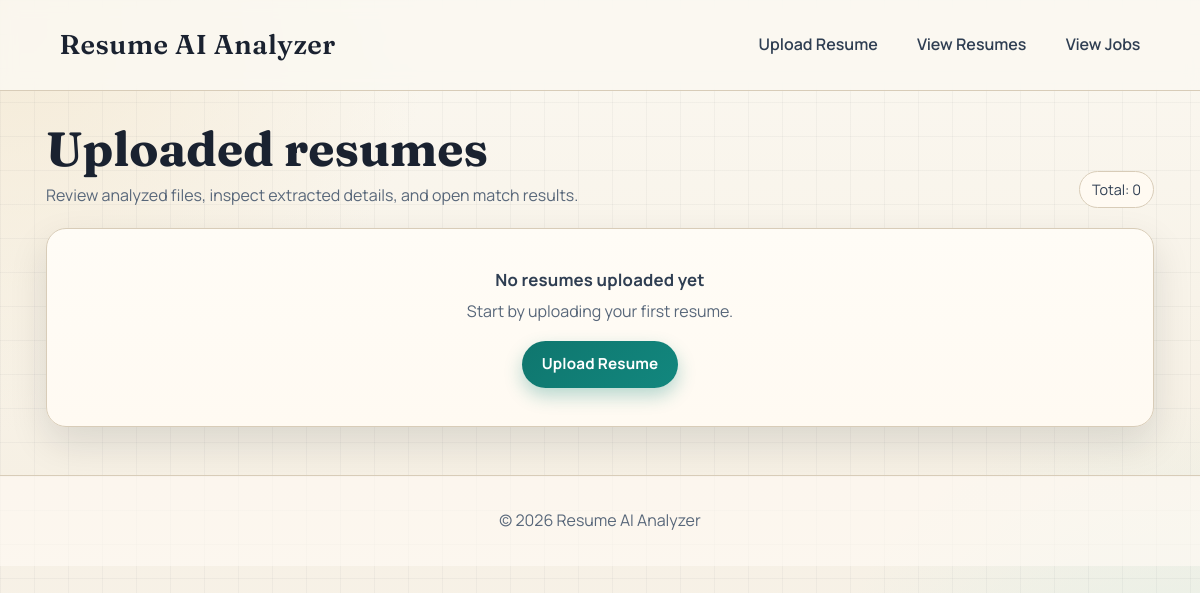
Before: /analyzer/resumes/ with the older database file.
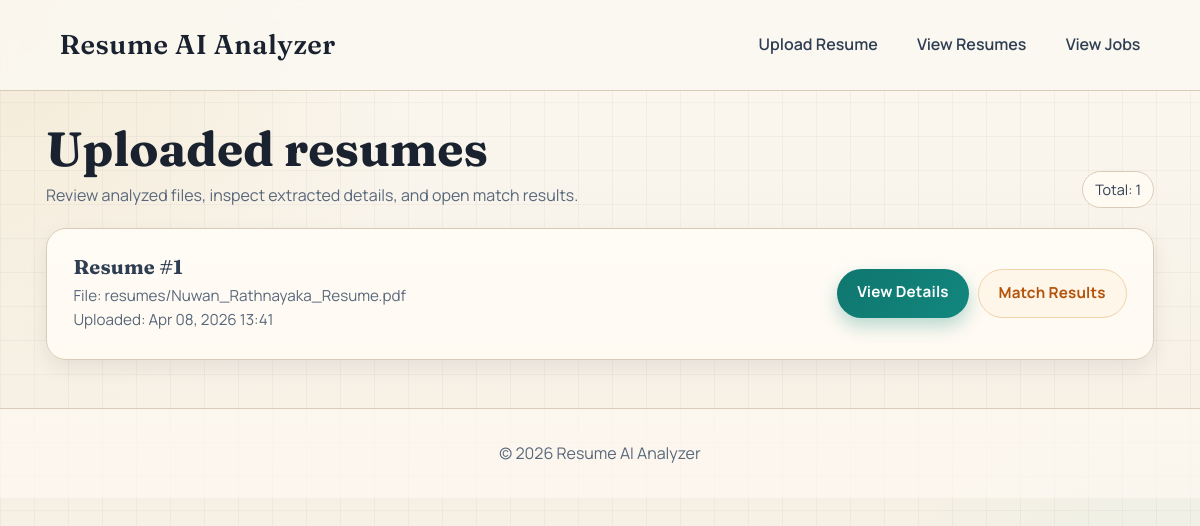
After: the same page with the newer database file.
### analyzer/models.py (models this page shows)
class Resume(models.Model):
    file = models.FileField(upload_to = 'resumes/')
    uploaded_at = models.DateTimeField(auto_now_add=True)

### analyzer/views.py (the view)
# urls.py: path('resumes/', views.resume_list, name='resume_list'),
def resume_list(request):
    resumes = Resume.objects.all().order_by('-uploaded_at')
    context = {
        'resumes': resumes,
        'total_resumes': resumes.count()
    }
    return render(request, 'analyzer/resume_list.html', context)

### analyzer/templates/analyzer/resume_list.html (shortened to what this page needs)
{% extends 'analyzer/base.html' %}
{% block content %}
<section class="header-row">
    <div>
        <h1 class="page-headline">Uploaded resumes</h1>
        <p class="muted">Review analyzed files, inspect extracted details, and open match results.</p>
    </div>
    <span class="count-chip">Total: {{ total_resumes }}</span>
</section>
{% if resumes %}
    <div class="grid">
        {% for resume in resumes %}
            <article class="surface soft resume-card">
                <div>
                    <h3 class="resume-title">Resume #{{ resume.id }}</h3>
                    <p class="meta">File: {{ resume.file.name }}</p>
                    <p class="meta">Uploaded: {{ resume.uploaded_at|date:"M d, Y H:i" }}</p>
                </div>
                <div class="action-col">
                    <a href="{% url 'resume_detail' resume.id %}" class="btn">View Details</a>
                    <a href="{% url 'match_results' resume.id %}" class="btn secondary">Match Results</a>
                </div>
            </article>
        {% endfor %}
    </div>
{% else %}
    <div class="surface empty-state">
        <h3>No resumes uploaded yet</h3>
        <p class="muted" style="margin-bottom: 1rem;">Start by uploading your first resume.</p>
        <a href="{% url 'upload_resume' %}" class="btn">Upload Resume</a>
    </div>
{% endif %}
{% endblock %}

Changed rows visible on the page:
added Resume: id "1", file.name "resumes/Nuwan_Rathnayaka_Resume.pdf", uploaded_at "Apr 08, 2026 13:41"
Other visible differences:
{{ total_resumes }}: "0" → "1"
text no longer shown: "No resumes uploaded yet Start by uploading your first resume. Upload Resume"
